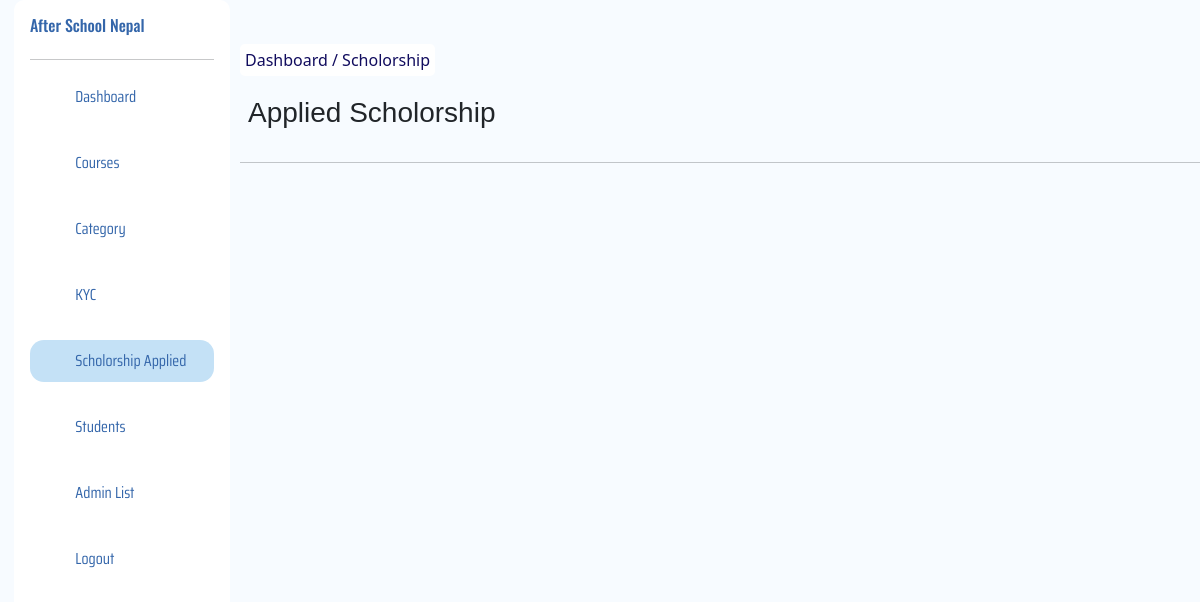
/applied-scholorship, run on an earlier commit of the app's database.
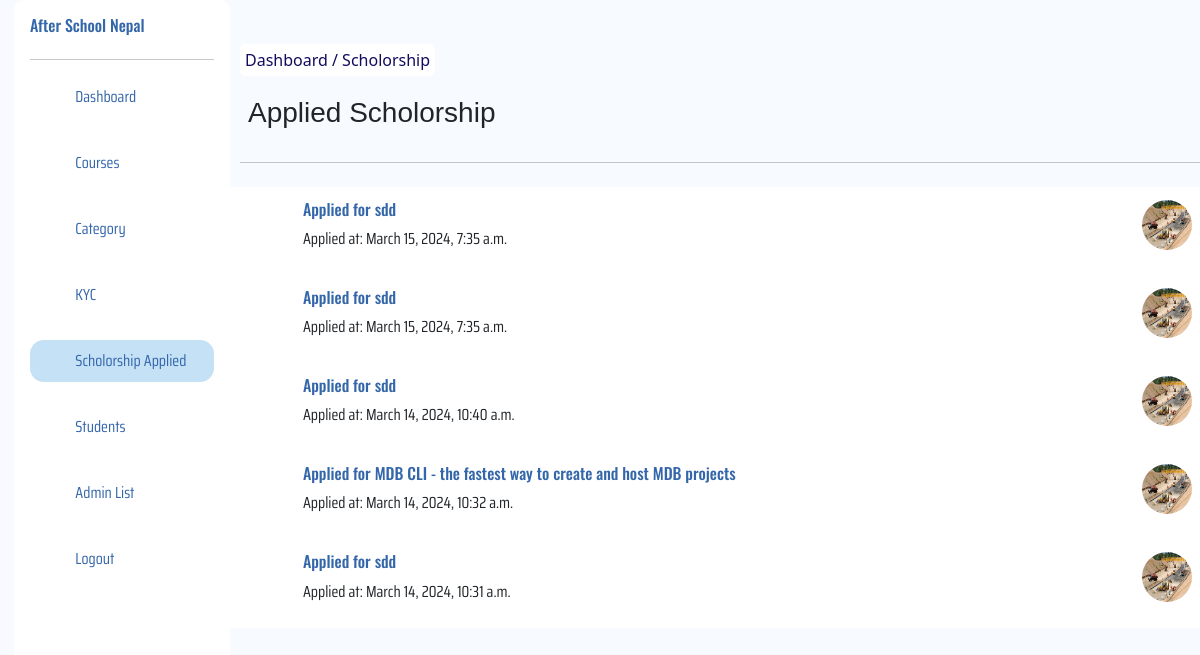
And on a later commit of the database.
### landing/models.py (models this page shows, shortened)
class Scholorship(models.Model):
    customer = models.ForeignKey(Customer, related_name = "customer_scholorship", on_delete = models.CASCADE)
    course = models.ForeignKey(Course, related_name = "course_scholorship", on_delete = models.CASCADE)
    remarks = models.CharField(max_length=1000)
    created_at = models.DateTimeField(auto_now = True)

class Course(models.Model):
    category = models.ForeignKey(Category, related_name='course_category', on_delete=models.CASCADE)
    name = models.CharField(max_length=200)
    scholorship = models.BooleanField(default= False)
    scholorship_description = models.CharField(max_length = 300)
    slug = models.SlugField(unique= True, null = True, blank=True)
    description = models.TextField()
    short_description = models.TextField()
    video = models.FileField(upload_to='course_video/', null = True, blank= True)
    image = models.ImageField(upload_to='course_image/', null=True, blank=True)
    course_duration = models.CharField(max_length=200, null = True, blank=True)
    credit_hour = models.CharField(max_length=200, null = True, blank=True)
    entry_requirement = models.CharField(max_length=200, null = True, blank=True)
    intake = models.CharField(max_length=200, null = True, blank=True)
    accrediation = models.CharField(max_length=200, null = True, blank=True)
    time = models.CharField(max_length=200, null = True, blank=True)

class Customer(models.Model):
    admin = models.OneToOneField(CustomUser, related_name ="customer", on_delete=models.CASCADE, null = True, blank = True)
    number = models.BigIntegerField(null = True)
    country = models.CharField(max_length=100, null = True, blank = True)
    state = models.CharField(max_length=100, null = True, blank = True)
    city = models.CharField(max_length=100, null = True, blank = True)
    address = models.CharField(max_length = 200, null = True, blank = True)
    profil_pic = models.ImageField(upload_to ="profile_pic/customer/", null = True, blank = True)
    created_at = models.DateTimeField(auto_now_add= True)
    added_by = models.ForeignKey(CustomUser, null=True, blank = True, related_name = 'student_adder', on_delete = models.CASCADE)
    updated_at = models.DateTimeField(auto_now=True)
    kyc_verified = models.BooleanField(default=False)
    rejected = models.BooleanField(default=False)
    objects = models.Manager()

### manager/views.py (the view)
# urls.py: path('applied-scholorship', views.appliedScholor, name = "appliedScholor"),
def appliedScholor(request):
    scho = Scholorship.objects.all().order_by('-id')
    dist = {
        'scho':scho
    }
    return render(request, "manager/scho.html", dist)

### templates/Manager/scho.html (shortened to what this page needs)
{% extends 'manager/dashboard.html' %}
{% load static %}
{% block inside %}
<div class="mt-3 mb-3">
    <span class="breadcum">
      <a href="{%url 'manager:dashboard'%}">
          Dashboard
      </a>/
      Scholorship
    </span>
  </div>
    <div class="d-flex justify-content-between p-2">
        <H3>Applied Scholorship</H3>
    </div>
    <hr>
    <div class="row  mt-4">
        <div  style="background-color:white;" class="tab-pane" id="messages" role="tabpanel" aria-labelledby="messages-tab">
            {% for i in scho%}
                <div class="transaction-div p-2" id="login-card" data-bs-toggle="modal" data-bs-target="#exampleModal{{i.id}}">
                    <div class="d-flex justify-content-between">
                        <div class="d-flex">
                            <i class="trans-icon fa fa-arrow-alt-circle-up" style="font-size: 50px; color:red;"></i>
                            <span class="ps-3 my-auto" >
                                <h6 class="text-primary">
                               Applied for {{i.course.name}}
                               </h6>
                               <p> Applied at: {{i.created_at}}</p>
                            </span>
                        </div>
                        <div>
                            {% if i.customer.profil_pic %}
                            <img src="{{i.customer.profil_pic.url}}" alt="" style="height:50px; width:50px; border-radius:50%;">
                            {%else%}
                            <img src="{%static 'images/user.webp'%}" alt="" style="height:50px; width:50px; border-radius:50%;">
                            {% endif %}
                        </div>
                    </div>
                </div>
            {%endfor%}
        </div>
    </div>
{% endblock inside %}

What changed in the data, as far as the page shows it:
added Scholorship: course.name "sdd", created_at "March 15, 2024, 7:35 a.m.", customer.profil_pic (picture)
added Scholorship: course.name "sdd", created_at "March 15, 2024, 7:35 a.m.", customer.profil_pic (picture)
added Scholorship: course.name "sdd", created_at "March 14, 2024, 10:40 a.m.", customer.profil_pic (picture)
added Scholorship: course.name "MDB CLI - the fastest way to create and host MDB projects", created_at "March 14, 2024, 10:32 a.m.", customer.profil_pic (picture)
added Scholorship: course.name "sdd", created_at "March 14, 2024, 10:31 a.m.", customer.profil_pic (picture)
